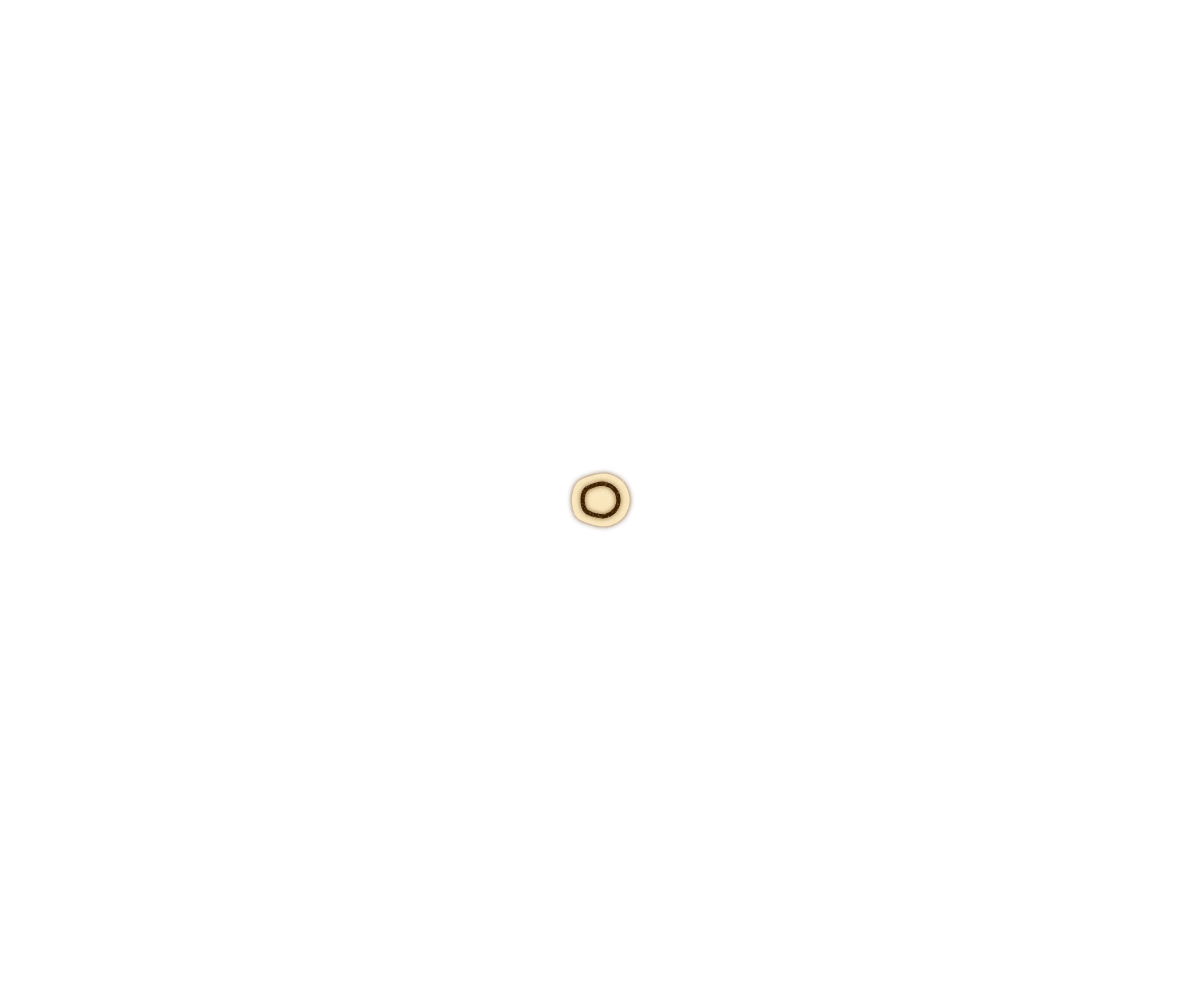
Frame 1 (no input)
Frame 60 (no input): identical to frame 1, image omitted
Frame 120 (the mouse pressed at the canvas centre since frame 60): identical to frame 1, image omitted

The p5.js sketch that drew this single still picture (run headless with seeded random() and noise() and a simulated clock; from frame 60 on, the mouse is pressed at the canvas centre):

// p5.js sketch
// ── sketch.js
let minrings = [];
let rings = [];

//let c = [color('#3D2100'), color('#724A1D'), color('#64341B')];
var minscl = 18;

let bg;

function setup() {
  createCanvas(windowWidth, windowHeight);
  background(255);

  for (let i = 0; i < 25; i++){
  	minrings[i] = new Treering();
  	rings[i] = new Treering();
  }

  drawingContext.shadowOffsetX = 0;
  drawingContext.shadowOffsetY = 0;

  //imagenoise
  rectMode(CENTER);
  bg = createGraphics(width, height);
  bg.noStroke();
  for (let i = 0; i < 300000; i++) {
  	let x = random(width);
  	let y = random(height);
  	let s = noise(x*0.01, y*0.01) + 0.5;
  	bg.fill(255,50);
  	bg.rect(x, y, s, s);
  }
}

function draw() {
  background(255);
  randomSeed(1);

  minscl = height/40;

  let m = map(minute(),0,60,0,minscl);
  let c = [color('#3D2100'), color('#724A1D'), color('#64341B')];

  push();
  translate(width/2,height/2);

  drawingContext.shadowColor = "#724A1D";

  for (let i = 0; i < hour()+1; i++){
  	noStroke()
  	fill(250,230,188);
  	minrings[i].show(i*minscl+m);
  }

  for (let i = 0; i < hour(); i++){
  	strokeWeight(minscl/6);
  	//stroke(111,89,70);
  	stroke(c[int(random(0, c.length))]);
  	noFill();
  	rings[i].show(minscl+i*minscl);
  }

  pop();

  image(bg,0,0);
}
  
/*function drawtreering() {

	const vertNum = 10;
	const radStep = TAU/vertNum;
	const maxRad = TAU * 2 + radStep * 6;
	let noiseOffset = 100;
	const noiseScale = 2;
	const noiseZ = 5;
	beginShape();
	for(let r = 0; r < maxRad; r += radStep){
		let additionalOffset = r > maxRad/2 ? 0 : 0.01;
		//if(baseRadius == maxRadius)additionalOffset *= 3;
		let x = cos(r);
		let y = sin(r);
		let nv = noise(x * noiseScale + noiseOffset, y * noiseScale + additionalOffset, noiseZ);
		let noiseScale2 = map(nv, 0, 1, 0.01, 2);
		let nv2 = noise(x * noiseScale2 + noiseOffset, y * noiseScale2 , noiseZ);
		let radiusnoise = map(nv2, 0, 1, 0.5,1);
		let radius = 100 * radiusnoise;							//radius
		x *= radius;
		y *= radius;
		curveVertex(x,y);
		}
	endShape();
}*/

class Treering {

	constructor() {
		this.vertNum = 10;
		this.radStep = TAU/this.vertNum;
		this.maxRad = TAU * 2 + this.radStep * 6;
		this.noiseOffset = 100;
		this.noiseScale = 2;
		this.noiseZ = 5;	
	}

	show(size){
		drawingContext.shadowBlur = 5;
		beginShape();
		for(this.r = 0; this.r < this.maxRad; this.r += this.radStep){
			this.additionalOffset = this.r > this.maxRad/2 ? 0 : 0.01;
			this.x = cos(this.r);
			this.y = sin(this.r);
			this.nv = noise(this.x * this.noiseScale + this.noiseOffset, this.y * this.noiseScale + this.additionalOffset, this.noiseZ);
			this.noiseScale2 = map(this.nv, 0, 1, 0.01, 2);
			this.nv2 = noise(this.x * this.noiseScale2 + this.noiseOffset, this.y * this.noiseScale2 , this.noiseZ);
			this.radiusnoise = map(this.nv2, 0, 1, 0.5,1);
			this.radius = size * this.radiusnoise;							//radius
			this.x *= this.radius;
			this.y *= this.radius;
			curveVertex(this.x,this.y);
		}
		endShape();
	}
}
